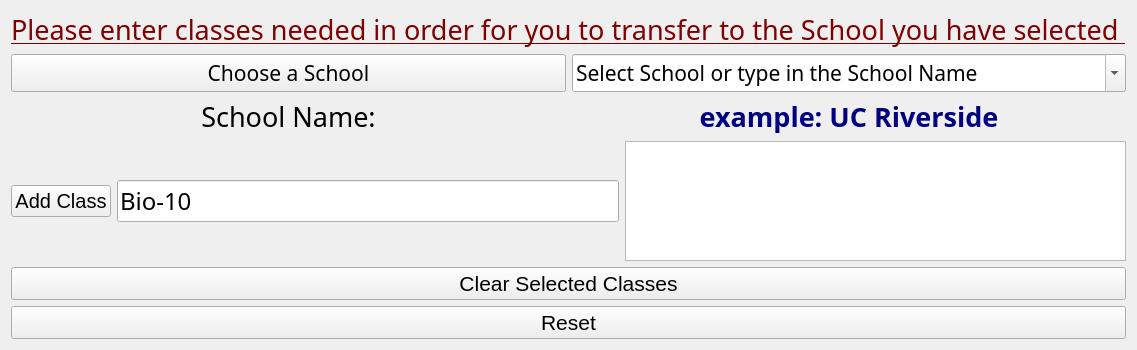
<?xml version="1.0" encoding="UTF-8"?>
<ui version="4.0">
 <class>WidgetItems</class>
 <widget class="QWidget" name="WidgetItems">
  <property name="enabled">
   <bool>true</bool>
  </property>
  <property name="geometry">
   <rect>
    <x>0</x>
    <y>0</y>
    <width>710</width>
    <height>350</height>
   </rect>
  </property>
  <property name="windowTitle">
   <string>Form</string>
  </property>
  <property name="autoFillBackground">
   <bool>false</bool>
  </property>
  <layout class="QVBoxLayout" name="verticalLayout_4">
   <item>
    <widget class="QLabel" name="Info_label_2">
     <property name="font">
      <font>
       <family>Baskerville</family>
       <pointsize>20</pointsize>
       <weight>50</weight>
       <bold>false</bold>
       <underline>true</underline>
      </font>
     </property>
     <property name="frameShadow">
      <enum>QFrame::Raised</enum>
     </property>
     <property name="text">
      <string>&lt;html&gt;&lt;head/&gt;&lt;body&gt;&lt;p&gt;&lt;span style=&quot; color:#800002;&quot;&gt;Please enter classes needed in order for you to transfer to the School you have selected  &lt;/span&gt;&lt;/p&gt;&lt;/body&gt;&lt;/html&gt;</string>
     </property>
    </widget>
   </item>
   <item>
    <layout class="QHBoxLayout" name="horizontalLayout_2">
     <item>
      <widget class="QPushButton" name="AddSchoolPushButton">
       <property name="font">
        <font>
         <family>Iowan Old Style</family>
         <pointsize>16</pointsize>
        </font>
       </property>
       <property name="text">
        <string>Choose a School</string>
       </property>
      </widget>
     </item>
     <item>
      <widget class="QComboBox" name="comboBox">
       <property name="font">
        <font>
         <family>Iowan Old Style</family>
         <pointsize>16</pointsize>
        </font>
       </property>
       <property name="editable">
        <bool>true</bool>
       </property>
       <item>
        <property name="text">
         <string>Select School or type in the School Name</string>
        </property>
       </item>
       <item>
        <property name="text">
         <string>UC Berkeley</string>
        </property>
       </item>
       <item>
        <property name="text">
         <string>UC Davis</string>
        </property>
       </item>
       <item>
        <property name="text">
         <string>UC Irvine</string>
        </property>
       </item>
       <item>
        <property name="text">
         <string>UCLA</string>
        </property>
       </item>
       <item>
        <property name="text">
         <string>UC Merced</string>
        </property>
       </item>
       <item>
        <property name="text">
         <string>UC Riverside</string>
        </property>
       </item>
       <item>
        <property name="text">
         <string>UC San Diego</string>
        </property>
       </item>
       <item>
        <property name="text">
         <string>UC San Francisco</string>
        </property>
       </item>
       <item>
        <property name="text">
         <string>UC Santa Barbara</string>
        </property>
       </item>
       <item>
        <property name="text">
         <string>UC Santa Cruz</string>
        </property>
       </item>
       <item>
        <property name="text">
         <string>CSU BakersField</string>
        </property>
       </item>
       <item>
        <property name="text">
         <string>CSU Channel Islands</string>
        </property>
       </item>
       <item>
        <property name="text">
         <string>CSU Chico</string>
        </property>
       </item>
       <item>
        <property name="text">
         <string>CSU Dominquez Hills</string>
        </property>
       </item>
       <item>
        <property name="text">
         <string>CSU East Bay</string>
        </property>
       </item>
       <item>
        <property name="text">
         <string>CSU Fresno</string>
        </property>
       </item>
       <item>
        <property name="text">
         <string>CSU Fullerton</string>
        </property>
       </item>
       <item>
        <property name="text">
         <string>CSU Humboldt</string>
        </property>
       </item>
       <item>
        <property name="text">
         <string>CSU Long Beach</string>
        </property>
       </item>
       <item>
        <property name="text">
         <string>CSU Los Angeles</string>
        </property>
       </item>
       <item>
        <property name="text">
         <string>CSU Maritime Academy</string>
        </property>
       </item>
       <item>
        <property name="text">
         <string>CSU Monterey Bay</string>
        </property>
       </item>
       <item>
        <property name="text">
         <string>CSU Northridge</string>
        </property>
       </item>
       <item>
        <property name="text">
         <string>CSU Pomona</string>
        </property>
       </item>
       <item>
        <property name="text">
         <string>CSU Sacramento</string>
        </property>
       </item>
       <item>
        <property name="text">
         <string>CSU San Bernardino</string>
        </property>
       </item>
       <item>
        <property name="text">
         <string>CSU San Diego</string>
        </property>
       </item>
       <item>
        <property name="text">
         <string>CSU San Francisco </string>
        </property>
       </item>
       <item>
        <property name="text">
         <string>CSU San José</string>
        </property>
       </item>
       <item>
        <property name="text">
         <string>CSU San Luis Obispo</string>
        </property>
       </item>
       <item>
        <property name="text">
         <string>CSU San Marcos</string>
        </property>
       </item>
       <item>
        <property name="text">
         <string>CSU Sonoma </string>
        </property>
       </item>
       <item>
        <property name="text">
         <string>CSU Stanislaus</string>
        </property>
       </item>
      </widget>
     </item>
    </layout>
   </item>
   <item>
    <layout class="QHBoxLayout" name="horizontalLayout_3">
     <item>
      <widget class="QLabel" name="label">
       <property name="font">
        <font>
         <family>Iowan Old Style</family>
         <pointsize>20</pointsize>
        </font>
       </property>
       <property name="text">
        <string>&lt;html&gt;&lt;head/&gt;&lt;body&gt;&lt;p align=&quot;center&quot;&gt;School Name:&lt;/p&gt;&lt;/body&gt;&lt;/html&gt;</string>
       </property>
      </widget>
     </item>
     <item>
      <widget class="QLabel" name="Schoollabel">
       <property name="enabled">
        <bool>true</bool>
       </property>
       <property name="font">
        <font>
         <family>Iowan Old Style</family>
         <pointsize>20</pointsize>
         <weight>75</weight>
         <bold>true</bold>
         <underline>false</underline>
        </font>
       </property>
       <property name="text">
        <string>&lt;html&gt;&lt;head/&gt;&lt;body&gt;&lt;p align=&quot;center&quot;&gt;&lt;span style=&quot; color:#000080;&quot;&gt;example: UC Riverside&lt;/span&gt;&lt;/p&gt;&lt;/body&gt;&lt;/html&gt;</string>
       </property>
       <property name="indent">
        <number>-1</number>
       </property>
      </widget>
     </item>
    </layout>
   </item>
   <item>
    <layout class="QHBoxLayout" name="horizontalLayout_4">
     <item>
      <layout class="QVBoxLayout" name="verticalLayout_6"/>
     </item>
     <item>
      <widget class="QPushButton" name="AddClassPushButton">
       <property name="enabled">
        <bool>true</bool>
       </property>
       <property name="font">
        <font>
         <pointsize>15</pointsize>
        </font>
       </property>
       <property name="text">
        <string>Add Class</string>
       </property>
      </widget>
     </item>
     <item>
      <widget class="QLineEdit" name="ClassName">
       <property name="font">
        <font>
         <family>.SF Compact Rounded</family>
         <pointsize>18</pointsize>
         <weight>50</weight>
         <italic>false</italic>
         <bold>false</bold>
         <underline>false</underline>
        </font>
       </property>
       <property name="text">
        <string>Bio-10</string>
       </property>
      </widget>
     </item>
     <item>
      <widget class="QListWidget" name="listWidget">
       <property name="font">
        <font>
         <family>Baskerville</family>
         <pointsize>15</pointsize>
        </font>
       </property>
      </widget>
     </item>
     <item>
      <layout class="QVBoxLayout" name="verticalLayout_2"/>
     </item>
    </layout>
   </item>
   <item>
    <widget class="QPushButton" name="ClearPushButton">
     <property name="font">
      <font>
       <pointsize>16</pointsize>
      </font>
     </property>
     <property name="text">
      <string>Clear Selected Classes</string>
     </property>
    </widget>
   </item>
   <item>
    <widget class="QPushButton" name="ClearAllPushButton_2">
     <property name="font">
      <font>
       <pointsize>16</pointsize>
      </font>
     </property>
     <property name="text">
      <string>Reset</string>
     </property>
    </widget>
   </item>
   <item>
    <layout class="QVBoxLayout" name="verticalLayout_3"/>
   </item>
  </layout>
 </widget>
 <resources/>
 <connections>
  <connection>
   <sender>ClearAllPushButton_2</sender>
   <signal>clicked()</signal>
   <receiver>listWidget</receiver>
   <slot>clear()</slot>
   <hints>
    <hint type="sourcelabel">
     <x>273</x>
     <y>313</y>
    </hint>
    <hint type="destinationlabel">
     <x>385</x>
     <y>262</y>
    </hint>
   </hints>
  </connection>
  <connection>
   <sender>ClearAllPushButton_2</sender>
   <signal>clicked()</signal>
   <receiver>ClassName</receiver>
   <slot>clear()</slot>
   <hints>
    <hint type="sourcelabel">
     <x>211</x>
     <y>311</y>
    </hint>
    <hint type="destinationlabel">
     <x>208</x>
     <y>193</y>
    </hint>
   </hints>
  </connection>
  <connection>
   <sender>ClearAllPushButton_2</sender>
   <signal>clicked()</signal>
   <receiver>Schoollabel</receiver>
   <slot>clear()</slot>
   <hints>
    <hint type="sourcelabel">
     <x>385</x>
     <y>312</y>
    </hint>
    <hint type="destinationlabel">
     <x>381</x>
     <y>73</y>
    </hint>
   </hints>
  </connection>
 </connections>
</ui>
